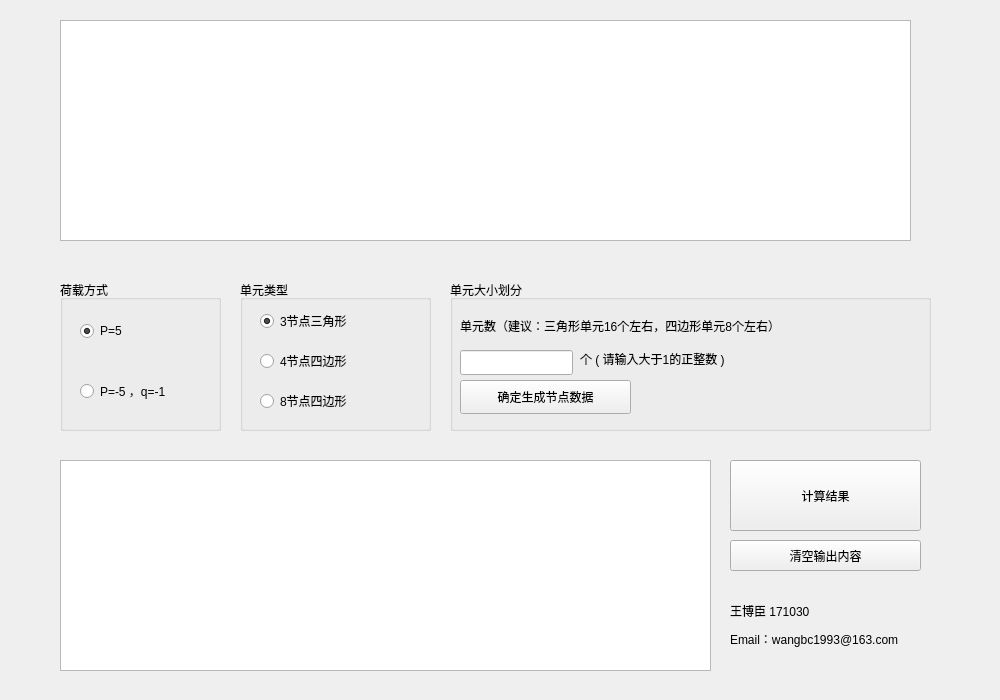
<?xml version="1.0" encoding="UTF-8"?>
<ui version="4.0">
 <class>mainWindow</class>
 <widget class="QMainWindow" name="mainWindow">
  <property name="geometry">
   <rect>
    <x>0</x>
    <y>0</y>
    <width>1000</width>
    <height>700</height>
   </rect>
  </property>
  <property name="windowTitle">
   <string>计算力学大作业-王博臣171030</string>
  </property>
  <property name="windowIcon">
   <iconset resource="img.qrc">
    <normaloff>:/pic/title.png</normaloff>:/pic/title.png</iconset>
  </property>
  <widget class="QWidget" name="centralWidget">
   <widget class="QGraphicsView" name="graphicsView">
    <property name="geometry">
     <rect>
      <x>60</x>
      <y>20</y>
      <width>851</width>
      <height>221</height>
     </rect>
    </property>
    <property name="styleSheet">
     <string notr="true">border-image: url(:/pic/question.png);</string>
    </property>
   </widget>
   <widget class="QGroupBox" name="groupBox">
    <property name="geometry">
     <rect>
      <x>60</x>
      <y>280</y>
      <width>161</width>
      <height>151</height>
     </rect>
    </property>
    <property name="title">
     <string>荷载方式</string>
    </property>
    <widget class="QRadioButton" name="radioButton">
     <property name="geometry">
      <rect>
       <x>20</x>
       <y>40</y>
       <width>132</width>
       <height>22</height>
      </rect>
     </property>
     <property name="text">
      <string>P=5</string>
     </property>
     <property name="checked">
      <bool>true</bool>
     </property>
    </widget>
    <widget class="QRadioButton" name="radioButton_2">
     <property name="geometry">
      <rect>
       <x>20</x>
       <y>100</y>
       <width>132</width>
       <height>22</height>
      </rect>
     </property>
     <property name="text">
      <string>P=-5 ，q=-1</string>
     </property>
    </widget>
   </widget>
   <widget class="QGroupBox" name="groupBox_2">
    <property name="geometry">
     <rect>
      <x>240</x>
      <y>280</y>
      <width>191</width>
      <height>151</height>
     </rect>
    </property>
    <property name="title">
     <string>单元类型</string>
    </property>
    <widget class="QRadioButton" name="radioButton_3">
     <property name="geometry">
      <rect>
       <x>20</x>
       <y>30</y>
       <width>151</width>
       <height>22</height>
      </rect>
     </property>
     <property name="text">
      <string>3节点三角形</string>
     </property>
     <property name="checked">
      <bool>true</bool>
     </property>
    </widget>
    <widget class="QRadioButton" name="radioButton_4">
     <property name="geometry">
      <rect>
       <x>20</x>
       <y>70</y>
       <width>132</width>
       <height>22</height>
      </rect>
     </property>
     <property name="text">
      <string>4节点四边形</string>
     </property>
    </widget>
    <widget class="QRadioButton" name="radioButton_5">
     <property name="geometry">
      <rect>
       <x>20</x>
       <y>110</y>
       <width>132</width>
       <height>22</height>
      </rect>
     </property>
     <property name="text">
      <string>8节点四边形</string>
     </property>
    </widget>
   </widget>
   <widget class="QGroupBox" name="groupBox_3">
    <property name="geometry">
     <rect>
      <x>450</x>
      <y>280</y>
      <width>481</width>
      <height>151</height>
     </rect>
    </property>
    <property name="title">
     <string>单元大小划分</string>
    </property>
    <widget class="QLineEdit" name="lineEdit">
     <property name="geometry">
      <rect>
       <x>10</x>
       <y>70</y>
       <width>113</width>
       <height>25</height>
      </rect>
     </property>
    </widget>
    <widget class="QLabel" name="label">
     <property name="geometry">
      <rect>
       <x>10</x>
       <y>30</y>
       <width>471</width>
       <height>31</height>
      </rect>
     </property>
     <property name="text">
      <string>单元数（建议：三角形单元16个左右，四边形单元8个左右）</string>
     </property>
    </widget>
    <widget class="QPushButton" name="pushButton">
     <property name="geometry">
      <rect>
       <x>10</x>
       <y>100</y>
       <width>171</width>
       <height>34</height>
      </rect>
     </property>
     <property name="text">
      <string>确定生成节点数据</string>
     </property>
    </widget>
    <widget class="QLabel" name="label_2">
     <property name="geometry">
      <rect>
       <x>130</x>
       <y>70</y>
       <width>301</width>
       <height>18</height>
      </rect>
     </property>
     <property name="text">
      <string>个 ( 请输入大于1的正整数 )</string>
     </property>
    </widget>
   </widget>
   <widget class="QTextBrowser" name="textBrowser">
    <property name="geometry">
     <rect>
      <x>60</x>
      <y>460</y>
      <width>651</width>
      <height>211</height>
     </rect>
    </property>
   </widget>
   <widget class="QPushButton" name="pushButton_2">
    <property name="geometry">
     <rect>
      <x>730</x>
      <y>460</y>
      <width>191</width>
      <height>71</height>
     </rect>
    </property>
    <property name="text">
     <string>计算结果</string>
    </property>
   </widget>
   <widget class="QLabel" name="label_3">
    <property name="geometry">
     <rect>
      <x>730</x>
      <y>590</y>
      <width>211</width>
      <height>41</height>
     </rect>
    </property>
    <property name="text">
     <string>王博臣 171030</string>
    </property>
   </widget>
   <widget class="QLabel" name="label_4">
    <property name="geometry">
     <rect>
      <x>730</x>
      <y>630</y>
      <width>241</width>
      <height>18</height>
     </rect>
    </property>
    <property name="text">
     <string>Email：wangbc1993@163.com</string>
    </property>
   </widget>
   <widget class="QPushButton" name="pushButton_3">
    <property name="geometry">
     <rect>
      <x>730</x>
      <y>540</y>
      <width>191</width>
      <height>31</height>
     </rect>
    </property>
    <property name="text">
     <string>清空输出内容</string>
    </property>
   </widget>
  </widget>
 </widget>
 <resources>
  <include location="img.qrc"/>
 </resources>
 <connections/>
</ui>
